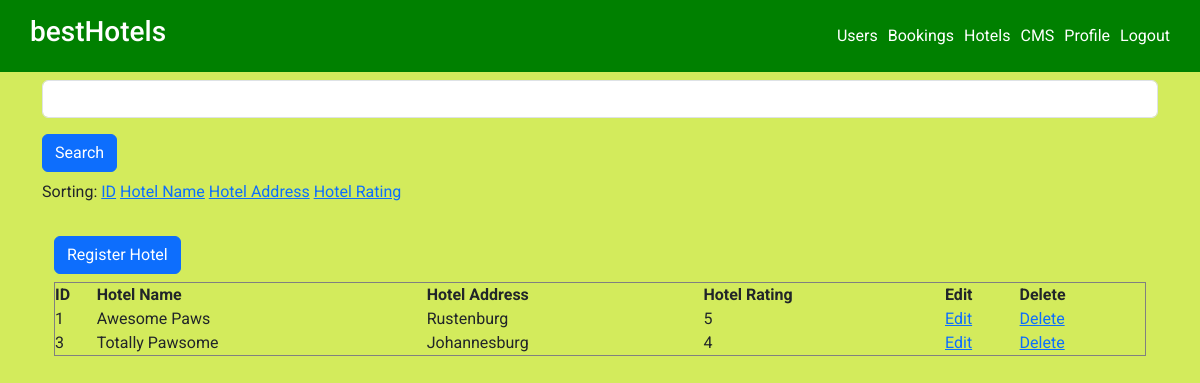
Screenshot of /cms-hotels.php (signed in) with the database file from the repository.
### tables this page shows
CREATE TABLE `hotels` (
  `hotel_id` int(11) NOT NULL AUTO_INCREMENT,
  `hotel_name` varchar(50) NOT NULL,
  `hotel_address` varchar(255) NOT NULL,
  `hotel_rating` int(11) NOT NULL,
  PRIMARY KEY (`hotel_id`)
);

### lib/autoloader.php (called while the page is built, shortened)
<?php
    spl_autoload_register( function($class) {
        $classSplit=explode('\\', $class);
        $path = './classes/';
    });
?>

### classes/HotelClasses/Hotel.php (called while the page is built, shortened)
<?php
    class Hotel{
        private $id;
        private $name;
        private $address;
        private $rating;
        public function getId() {
            return $this->id;
        }
        public function getName() {
            return $this->name;
        }
        public function getAddress() {
            return $this->address;
        }
        public function getRating() {
            return $this->rating;
        }
        public function setId($id) {
            $this->id = $id;
        }
        public function setName($name) {
            $this->name = $name;
        }
        public function setAddress($address) {
            $this->address = $address;
        }
        public function setRating($rating) {
            $this->rating = $rating;
        }
    }
?>

### cms-hotels.php (the view, shortened to what this page needs)
<?php
    require_once('./lib/autoloader.php');
    require('./lib/get-user-details.php');
    require('./config/db.php');
    if (!isset($_GET["sorting"])) {
        $hotelSorting = 'id';
    } else {
        $hotelSorting = $_GET['sorting'];
    }
    if (isset($_POST['search'])) {
        $searchString = "%" . filter_var($_POST["searchText"], FILTER_SANITIZE_STRING) . "%";
        $hotelQuery = 'SELECT * FROM hotels WHERE hotel_name LIKE :ss OR hotel_address LIKE :ss';
    } else {
        $hotelQuery = 'SELECT * FROM hotels';
    }
    if ($hotelSorting == 'id') {
        $hotelQuery .= ' ORDER BY hotels.hotel_id';
    } elseif ($hotelSorting == 'hname') {
        $hotelQuery .= ' ORDER BY hotels.hotel_name';
    } elseif ($hotelSorting == 'haddr') {
        $hotelQuery .= ' ORDER BY hotels.hotel_address';
    } elseif ($hotelSorting == 'hrating') {
        $hotelQuery .= ' ORDER BY hotels.hotel_rating';
    }
    if (isset($_POST['search'])) {
        $stmt = $pdo->prepare($hotelQuery);
        $stmt->bindValue(':ss', $searchString);
    } else {
        $stmt = $pdo->prepare($hotelQuery);
    }
    $stmt->execute();
    $allHotels = $stmt->fetchAll();
?>
<div class="container">
    <div class="content">
        <form method="post" name="searchForm" action="cms-hotels.php?sorting=<?php echo $hotelSorting; ?>">
            <input type="text" name="searchText" class="form-control mt-2" />
            <button name="search" type="submit" class="btn btn-primary mt-3 mb-2">Search</button>
        </form>
    </div>
    <div>
        <p>Sorting:
            <a href="<?php $_SERVER['PHP_SELF']; ?>?sorting=id">ID</a>
            <a href="<?php $_SERVER['PHP_SELF']; ?>?sorting=hname">Hotel Name</a>
            <a href="<?php $_SERVER['PHP_SELF']; ?>?sorting=haddr">Hotel Address</a>
            <a href="<?php $_SERVER['PHP_SELF']; ?>?sorting=hrating">Hotel Rating</a>
        </p>
    </div>
<div class="container">
    <div class="content">
        <a href="cms-registerhotel.php"><button name="register" type="button" class="btn btn-primary mt-3 mb-2">Register Hotel</button></a>
    </div>
<div>
<table border="1" width="100%">
    <tr>
        <th>ID</th>
        <th>Hotel Name</th>
        <th>Hotel Address</th>
        <th>Hotel Rating</th>
        <th>Edit</th>
        <th>Delete</th>
    </tr>
<?php
foreach ($allHotels as $hotel_item) {
    $oneHotel = new HotelClasses\Hotel();
    $oneHotel->setId($hotel_item->hotel_id);
    $oneHotel->setName($hotel_item->hotel_name);
    $oneHotel->setAddress($hotel_item->hotel_address);
    $oneHotel->setRating($hotel_item->hotel_rating);
    echo "<tr>";
    echo "<td>" . $oneHotel->getId() . "</td>";
    echo "<td>" . $oneHotel->getName() . "</td>";
    echo "<td>" . $oneHotel->getAddress() . "</td>";
    echo "<td>" . $oneHotel->getRating() . "</td>";
    echo '<td><a href="cms-edithotel.php?hotel_id=' . $oneHotel->getId() . '">Edit</a></td>';
    echo '<td><a href="cms-deletehotel.php?hotel_id=' . $oneHotel->getId() . '">Delete</a></td>';
    echo "</tr>";
}
?>
</table>
</div>

### css/styles.css (style rules this page uses)
* { margin: 0; padding: 0; box-sizing: border-box; font-family: 'Roboto', sans-serif; }
body { background-color: rgb(211, 235, 92); }
nav { background-color: green; padding: 15px 25px; display: flex; justify-content: space-between; align-items: center; color: #fff; }
nav ul { display: flex; justify-content: space-around; align-items: center; margin-bottom: 0; }
ul li { list-style: none; }
nav a { text-decoration: none; color: #fff; margin-right: 5px; margin-left: 5px; }
.container { padding-bottom: 50px; }

### rows the page displays
hotels: hotel_id "1", hotel_name "Awesome Paws", hotel_address "Rustenburg", hotel_rating "5"
hotels: hotel_id "3", hotel_name "Totally Pawsome", hotel_address "Johannesburg", hotel_rating "4"
